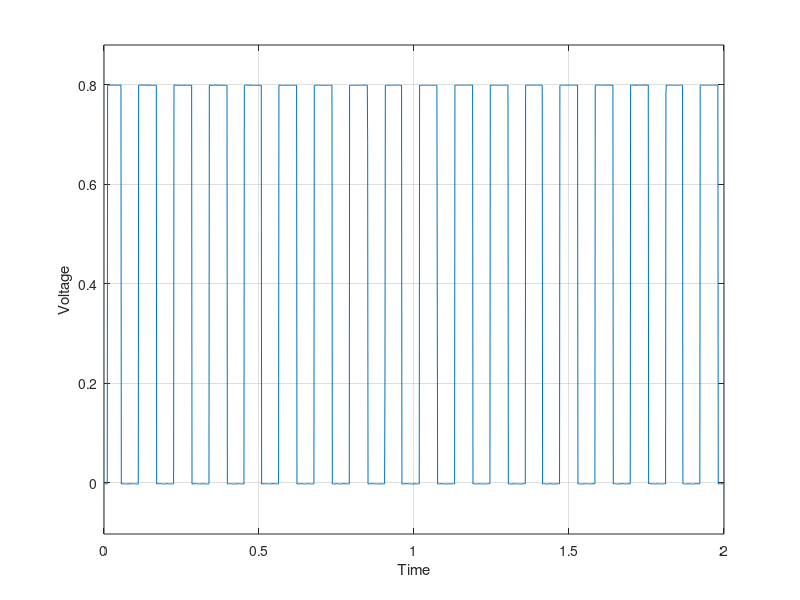

Write MATLAB code to recreate this figure.
clc
clearvars
close all

data = load('./ad_test.txt', '-ascii');
full_scale = 2^16;
num_samples = 2*860;

t = linspace(0,2,num_samples);

plot(t, data')
xlabel('Time')
ylabel('Voltage')
axis([0, 2, min(data)-0.1 max(data)*1.1])
grid